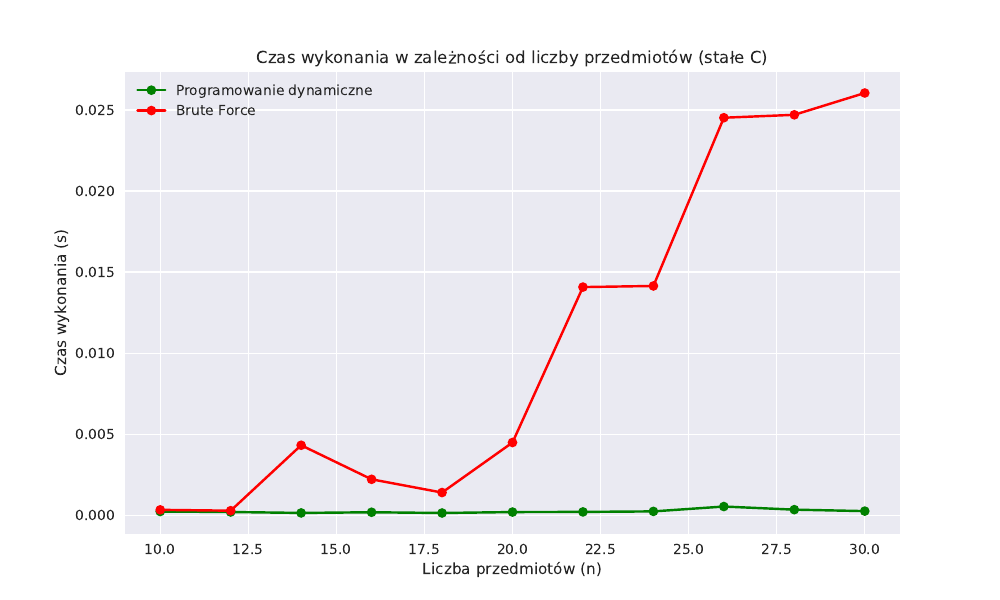

Source code (Python):
import pandas as pd  # type: ignore
import matplotlib.pyplot as plt  # type: ignore
from matplotlib.backends.backend_pdf import PdfPages  # type: ignore

# Wczytanie danych z plików CSV
results_n = pd.read_csv("results.csv")
results_c = pd.read_csv("results2.csv")

# Ustawienie stylu wykresów
plt.style.use("seaborn-v0_8")
# Sprawdzenie poprawności wczytanych danych
print("Podgląd danych results_n:")
print(results_n.head())
print("\nPodgląd danych results_c:")
print(results_c.head())
# Tworzenie wykresu t=f(n) dla stałego C
plt.figure(figsize=(10, 6))
plt.plot(
    results_n["n"],
    results_n["dynamic_time"],
    label="Programowanie dynamiczne",
    marker="o",
    color="green",
)
plt.plot(
    results_n["n"],
    results_n["brute_time"],
    label="Brute Force",
    marker="o",
    color="red",
)
plt.xlabel("Liczba przedmiotów (n)")
plt.ylabel("Czas wykonania (s)")
plt.title("Czas wykonania w zależności od liczby przedmiotów (stałe C)")
plt.legend()
plt.grid(True)

# Zapisanie wykresów do PDF
with PdfPages("wykresy.pdf") as pdf:
    pdf.savefig()  # Zapisuje pierwszy wykres
    plt.close()

    # Tworzenie wykresu t=f(C) dla stałego n
    plt.figure(figsize=(10, 6))
    plt.plot(
        results_c["C"],
        results_c["dynamic_time"],
        label="Programowanie dynamiczne",
        marker="o",
        color="green",
    )
    plt.plot(
        results_c["C"],
        results_c["brute_time"],
        label="Brute Force",
        marker="o",
        color="red",
    )
    plt.xlabel("Pojemność plecaka (C)")
    plt.ylabel("Czas wykonania (s)")
    plt.title("Czas wykonania w zależności od pojemności plecaka (stałe n)")
    plt.legend()
    plt.grid(True)
    pdf.savefig()  # Zapisuje drugi wykres
    plt.close()

print("Wykresy zostały zapisane do pliku knapsack_analysis.pdf")
